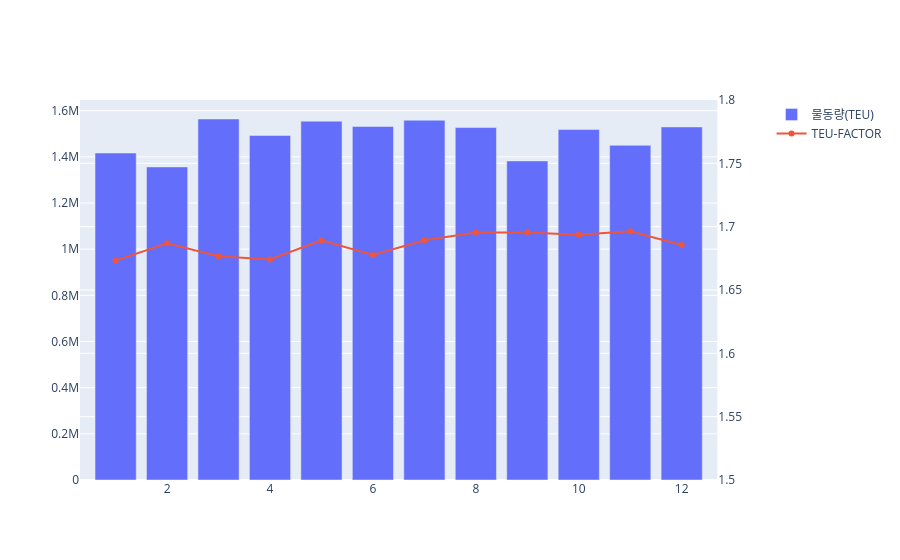

Notebook cell for this chart:
### Code cell
import plotly.graph_objects as go
from plotly.subplots import make_subplots

fig_dual = make_subplots(specs=[[{"secondary_y": True}]])

fig_dual.add_trace(go.Bar(x = monthly_sin['월'], y = monthly_sin['물동량'], name='물동량(TEU)'), secondary_y=False)

fig_dual.add_trace(go.Scatter(x = monthly_sin['월'], y = monthly_sin['TEU-FACTOR'], mode='lines+markers',name='TEU-FACTOR'), secondary_y=True)

#0.2의 차이에도 불구하고 그래프의 등락폭이 매우 크게 나타나 직접 범위를 지정해 주었다.
fig_dual.update_yaxes(secondary_y=True, range=[1.5, 1.8])

fig_dual.show()

#물동량이 늘어도 TEU팩터가 안정적으로 유지되고 있음을 알  수 있다.

### Figure 1 — Plotly figure (JSON) as saved in the notebook; plotly's stock layout.template omitted (floating-point values rounded to 4 significant figures)
{"data": [{"name": "물동량(TEU)", "x": [1, 2, 3, 4, 5, 6, 7, 8, 9, 10, 11, 12], "y": [1417000.0, 1356000.0, 1564000.0, 1493000.0, 1555000.0, 1531000.0, 1558000.0, 1527000.0, 1382000.0, 1518000.0, 1450000.0, 1530000.0], "type": "bar", "xaxis": "x", "yaxis": "y"}, {"mode": "lines+markers", "name": "TEU-FACTOR", "x": [1, 2, 3, 4, 5, 6, 7, 8, 9, 10, 11, 12], "y": [1.673, 1.687, 1.677, 1.674, 1.689, 1.678, 1.689, 1.695, 1.695, 1.694, 1.696, 1.685], "type": "scatter", "xaxis": "x", "yaxis": "y2"}], "layout": {"xaxis": {"anchor": "y", "domain": [0.0, 0.94]}, "yaxis": {"anchor": "x", "domain": [0.0, 1.0]}, "yaxis2": {"anchor": "x", "overlaying": "y", "side": "right", "range": [1.5, 1.8]}}}
